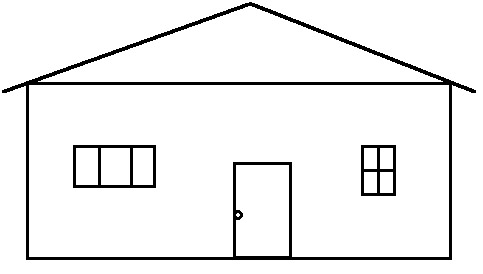
#> input picture photos/house-for-kids.jpg, 483 x 274 px, found by its file name
$ jupyter execute '12.approximating contours.ipynb'
#> lines starting #> are read from the running program, lines starting #| are printed output that depends on the picture; after the words box and inside, x2 and y2 are one past the last pixel; in counts of white or black regions, pixels touching at a corner belong together
[cell 1]
import numpy as np
import cv2

[cell 2]
image = cv2.imread('photos\house-for-kids.jpg')
#> image is the input picture: shape (274, 483, 3); min 0, max 255, mean 239.6

cv2.imshow('house image' , image)
cv2.waitKey(0)
cv2.destroyAllWindows()

[cell 3]
gray = cv2.cvtColor(image , cv2.COLOR_BGR2GRAY)

ret , thresh = cv2.threshold(gray , 127 , 255 , cv2.THRESH_BINARY_INV)
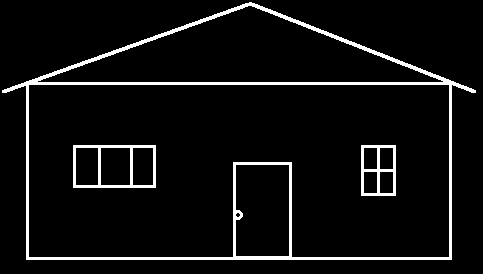
#> thresh: shape (274, 483); 6% white; 3 white regions

contours , hierarchy = cv2.findContours(thresh , cv2.RETR_LIST , cv2.CHAIN_APPROX_NONE)
#> contours = 14 contours, 1 with area under 20; largest, box (x1, y1, x2, y2) and area: (2, 2, 476, 260) 92652, (28, 84, 450, 258) 67320, (37, 5, 444, 83) 15962, (235, 164, 290, 257) 4911, (73, 145, 156, 188) 3444

for c in contours:
    x,y,w,h = cv2.boundingRect(c)
    cv2.rectangle(image , (x,y) , (x+w , y+h) , (0,255,58) , 3)
    cv2.imshow('contour image' , image)
    cv2.waitKey(0)
#> this loop made 14 passes
#> (x, y, w, h) on passes 1 to 12: (235, 212, 6, 6), (379, 171, 15, 23), (363, 171, 15, 23), (235, 164, 55, 93), (379, 147, 15, 23), (363, 147, 15, 23), (132, 147, 22, 39), (100, 147, 31, 39), (75, 147, 24, 39), (361, 145, 35, 51), (73, 145, 83, 43), (28, 84, 422, 174)
#> pass 2, `cv2.imshow('contour image' , image)`:
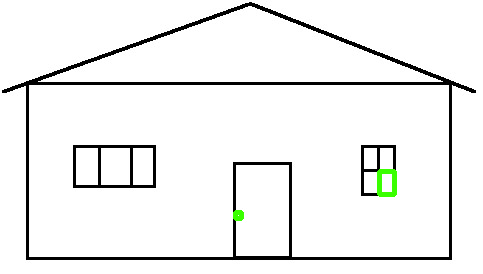
#> window 'contour image': shape (274, 483, 3); mean B, G, R 239.3, 240.2, 239.5
#> after the loop:
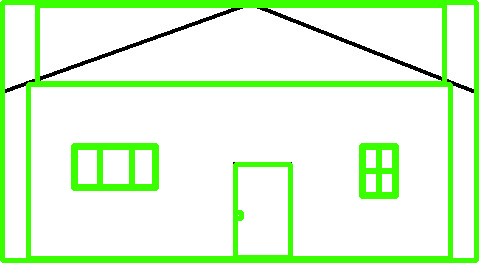
#> image: shape (274, 483, 3); 14.56% of pixels changed, all inside (x1, y1, x2, y2) = (0, 0, 479, 263)

#cv2.approxPolyDP(contour , Approximation Accuracy , closed)

for c in contours:
    accuracy = cv2.arcLength(c , True) * 0.03
    approx = cv2.approxPolyDP(c , accuracy, True)
    cv2.drawContours(image , [approx] , 0, (0,46,65) , 3)
    cv2.imshow('approximated countours' , image)
    cv2.waitKey(0)
#> this loop made 14 passes
#> (accuracy, approx) on passes 2, 3, 4, 5, 6, 7, 8, 9, 10, 11, 13: (2.09, [[380, 171], [393, 172], [392, 193], [379, 192]]), (2.09, [[364, 171], [377, 172], [376, 193], [363, 192]]), (8.97, [[236, 164], [289, 165], [288, 256], [235, 255]]), (2.09, [[380, 147], [393, 148], [392, 169], [379, 168]]), (2.09, [[364, 147], [377, 148], [376, 169], [363, 168]]), (3.47, [[133, 147], [153, 148], [152, 185], [132, 184]]), (4.01, [[101, 147], [130, 148], [129, 185], [100, 184]]), (3.59, [[76, 147], [98, 148], [97, 185], [75, 184]]), (5.04, [[361, 145], [361, 195], [395, 195], [395, 145]]), (7.44, [[73, 145], [73, 187], [155, 187], [155, 145]]), (26.27, [[443, 81], [37, 81], [248, 5]])
#> accuracy on passes 1, 12, 14: 0.459, 41.23, 41.31
#> pass 2, `cv2.imshow('approximated countours' , image)`:
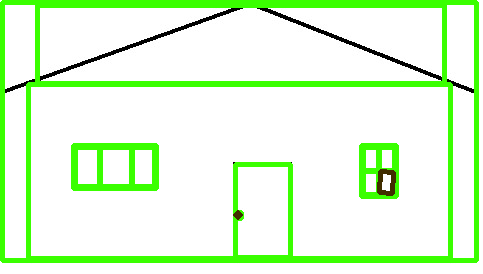
#> window 'approximated countours': shape (274, 483, 3); mean B, G, R 214.3, 250.9, 222.8
#> after the loop:
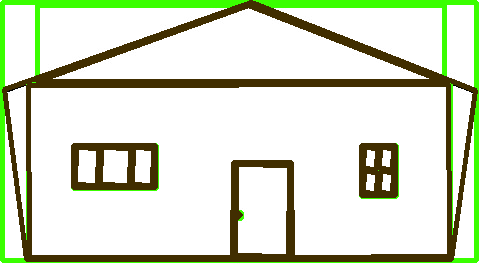
#> image: shape (274, 483, 3); 14.83% of pixels changed, all inside (x1, y1, x2, y2) = (2, 0, 478, 262)

cv2.destroyAllWindows()

$ run again, with photos/house.jpg copied over photos/house-for-kids.jpg
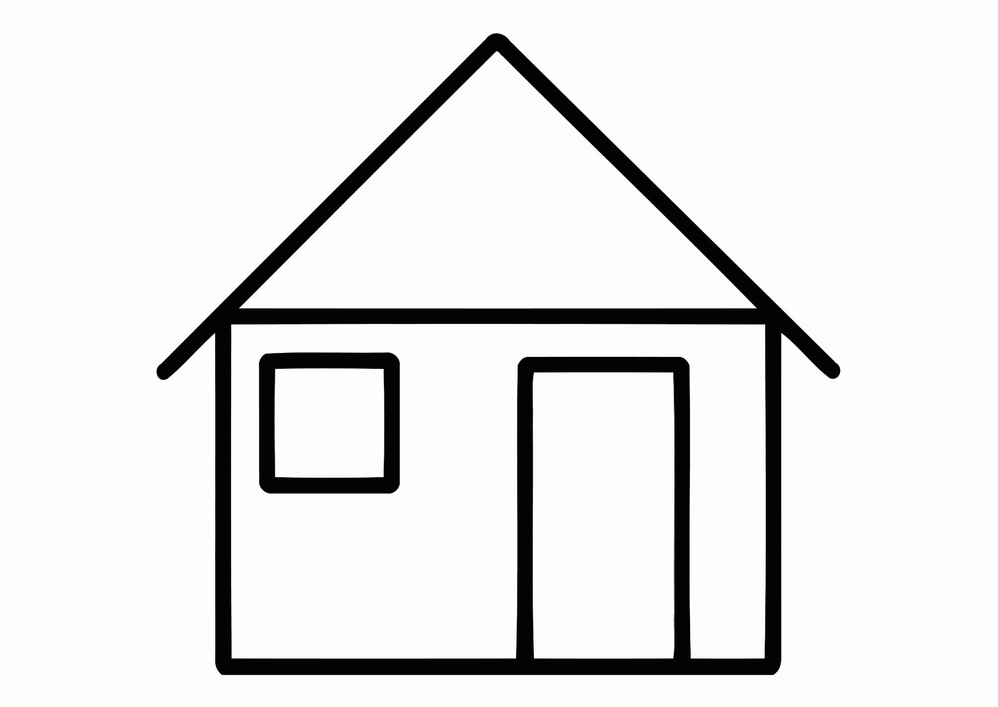
#> input picture photos/house.jpg, 998 x 707 px, shrunk from 1750 x 1240 before the run, found by its file name
#> image is the input picture: shape (707, 998, 3); mean B, G, R 229.1, 231.6, 229.9
#> `ret , thresh = cv2.threshold(gray , 127 , 255 , cv2.THRESH_BINARY_INV)`:
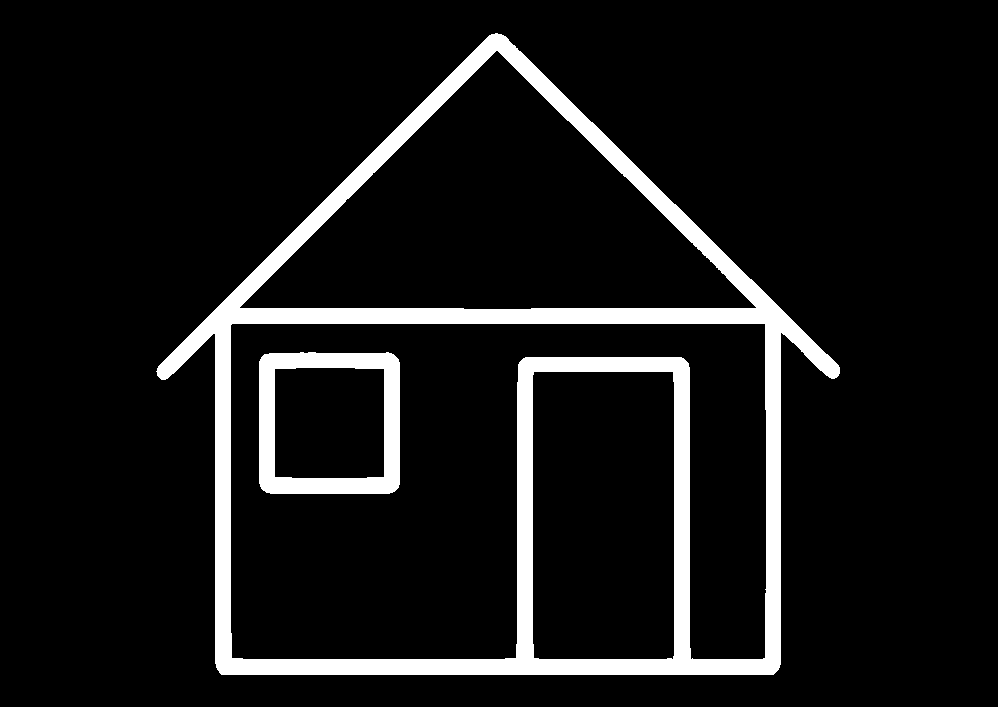
#> thresh: shape (707, 998); 8.9% white; 2 white regions
#> contours = 6 contours; box (x1, y1, x2, y2) and area: (156, 33, 840, 675) 288114, (230, 323, 767, 660) 127986, (239, 50, 757, 310) 67237, (532, 371, 675, 660) 40850, (259, 352, 400, 494) 19498, (274, 367, 385, 479) 12122
#> the loop `for c in contours:` made 6 passes
#> (x, y, w, h) on passes 1 to 6: (532, 371, 143, 289), (274, 367, 111, 112), (259, 352, 141, 142), (230, 323, 537, 337), (239, 50, 518, 260), (156, 33, 684, 642)
#> the loop `for c in contours:` made 6 passes
#> (accuracy, approx) on passes 1, 2, 3, 5: (25.67, [[534, 371], [673, 372], [672, 659], [533, 657]]), (13.12, [[274, 369], [383, 368], [384, 476], [275, 477]]), (16.4, [[264, 354], [261, 488], [394, 491], [398, 359]]), (37.67, [[239, 307], [496, 50], [756, 307]])
#> after the loop `for c in contours:`:
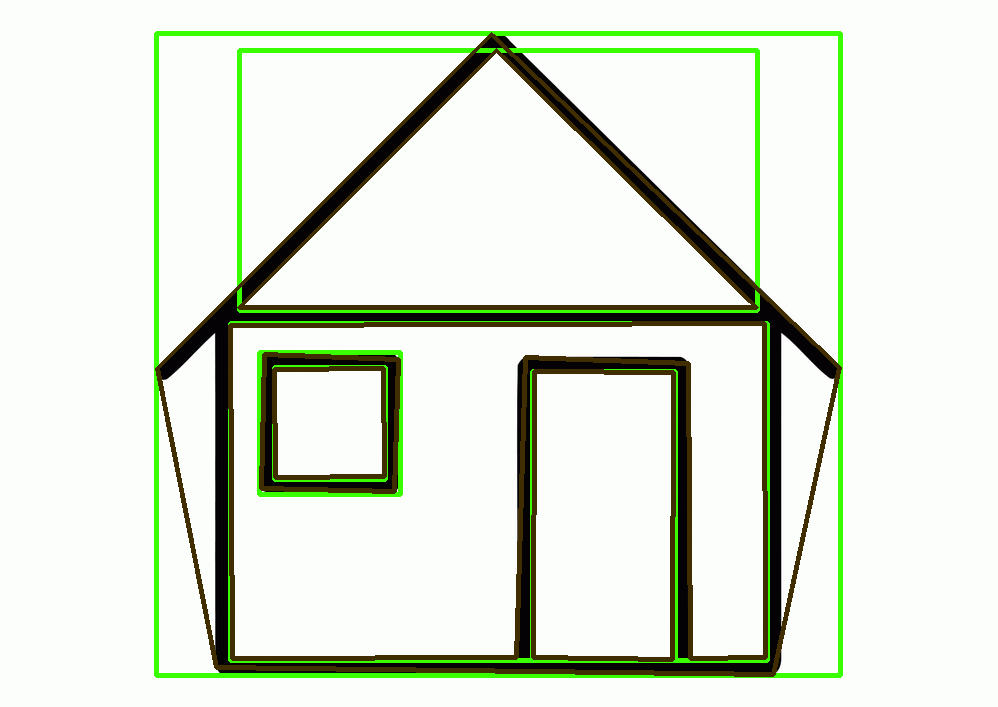
#> image: shape (707, 998, 3); mean B, G, R 216.8, 231, 223

$ run again, with photos/shapes.jpg copied over photos/house-for-kids.jpg
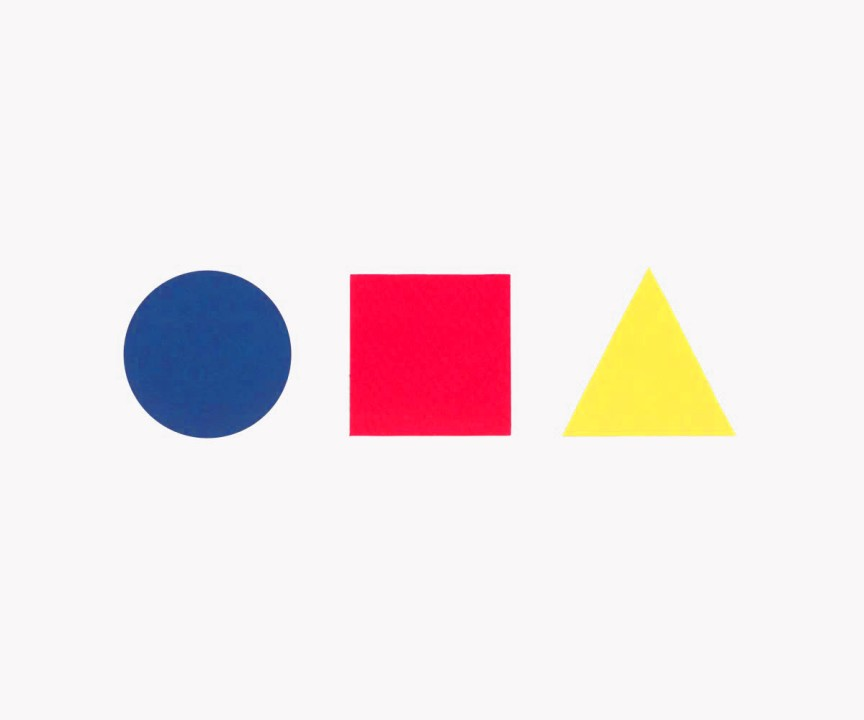
#> input picture photos/shapes.jpg, 864 x 720 px, found by its file name
#> image is the input picture: shape (720, 864, 3); mean B, G, R 232.5, 230.7, 241.7
#> `ret , thresh = cv2.threshold(gray , 127 , 255 , cv2.THRESH_BINARY_INV)`:
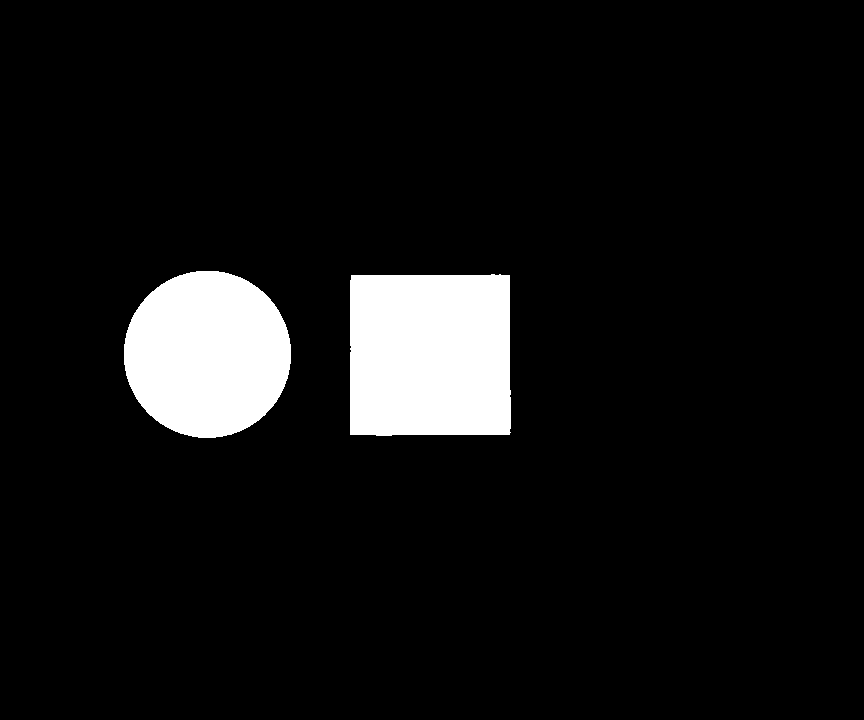
#> thresh: shape (720, 864); 7.7% white; 2 white regions
#> contours = 2 contours; box (x1, y1, x2, y2) and area: (350, 274, 511, 436) 25332, (124, 271, 291, 438) 21730
#> the loop `for c in contours:` made 2 passes
#> (x, y, w, h) on passes 1 to 2: (350, 274, 161, 162), (124, 271, 167, 167)
#> the loop `for c in contours:` made 2 passes
#> (accuracy, approx) on pass 1: (19.26, [[509, 275], [351, 275], [350, 434], [509, 434]])
#> pass 2, `cv2.imshow('approximated countours' , image)`:
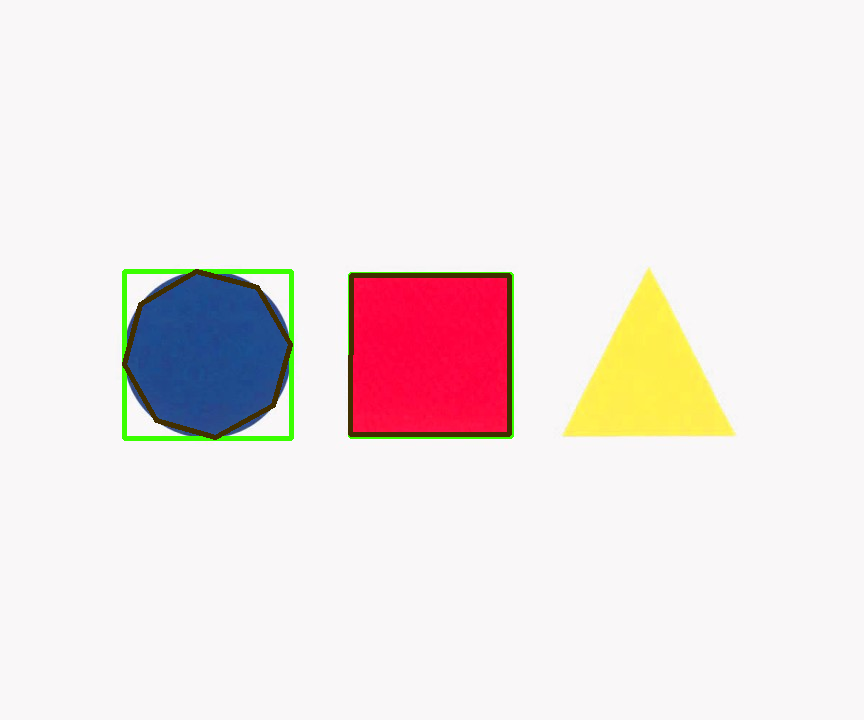
#> window 'approximated countours': shape (720, 864, 3); mean B, G, R 229.7, 230.5, 239.7
